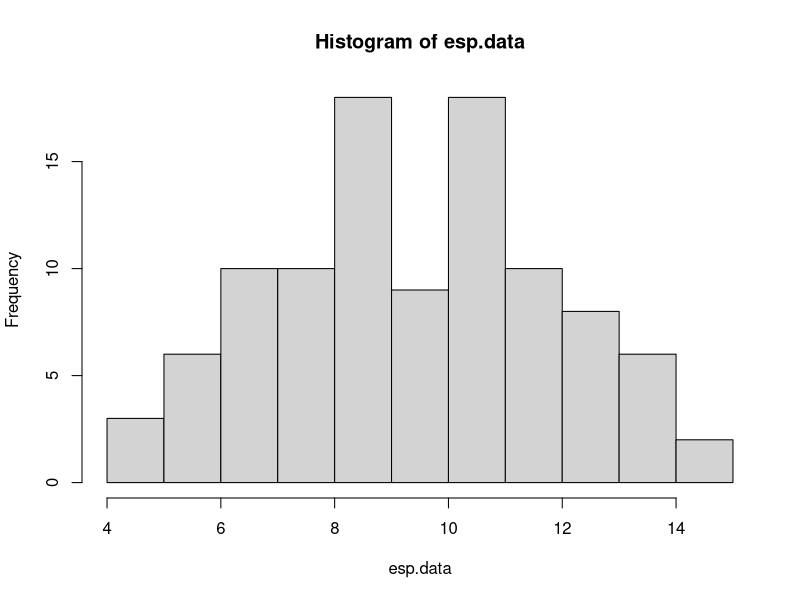
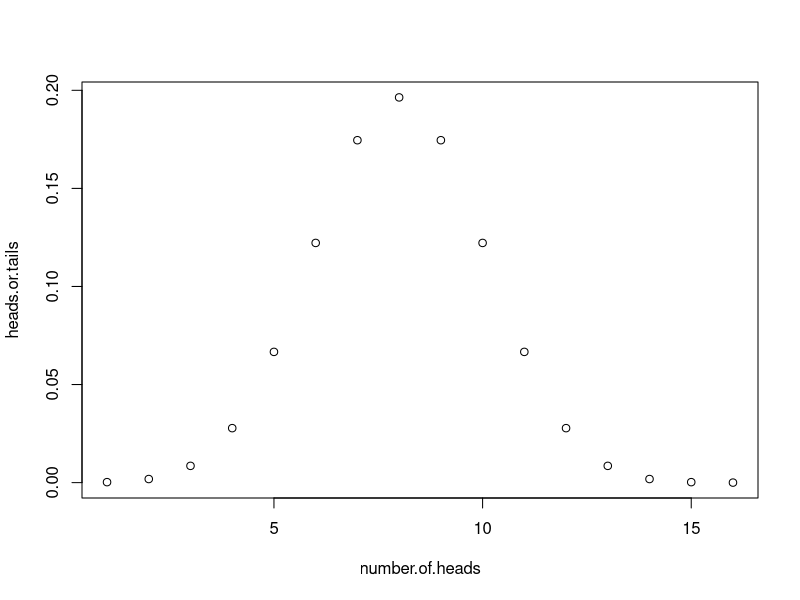
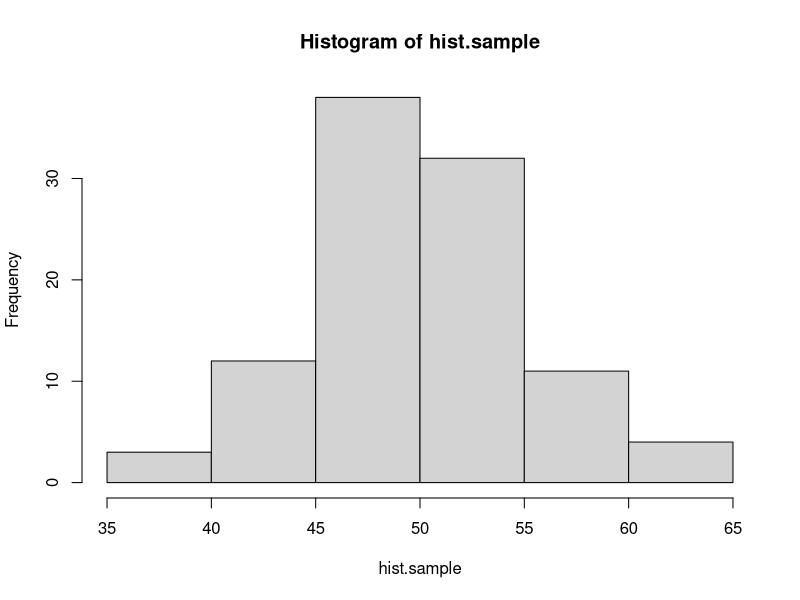
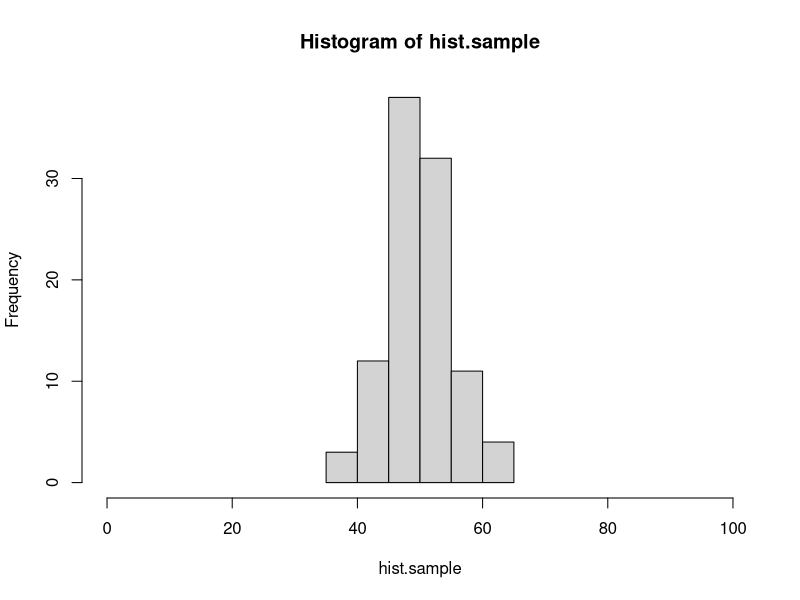
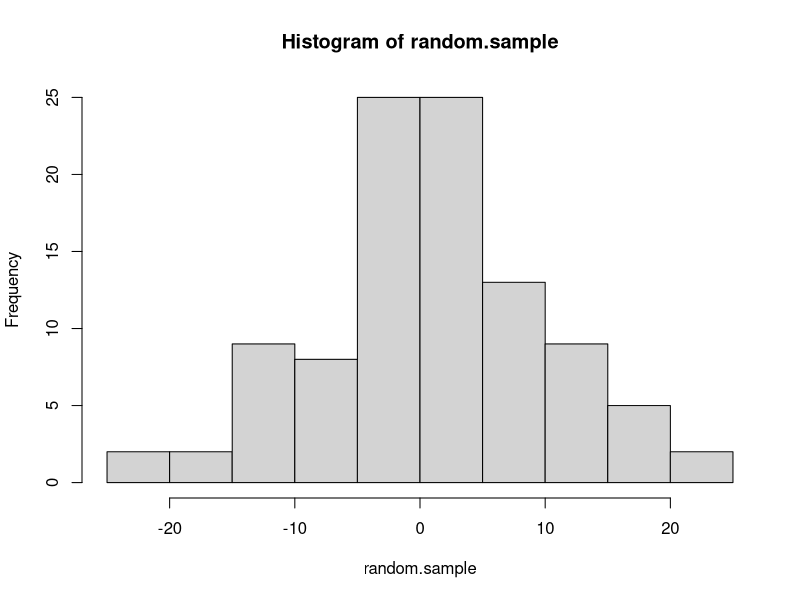
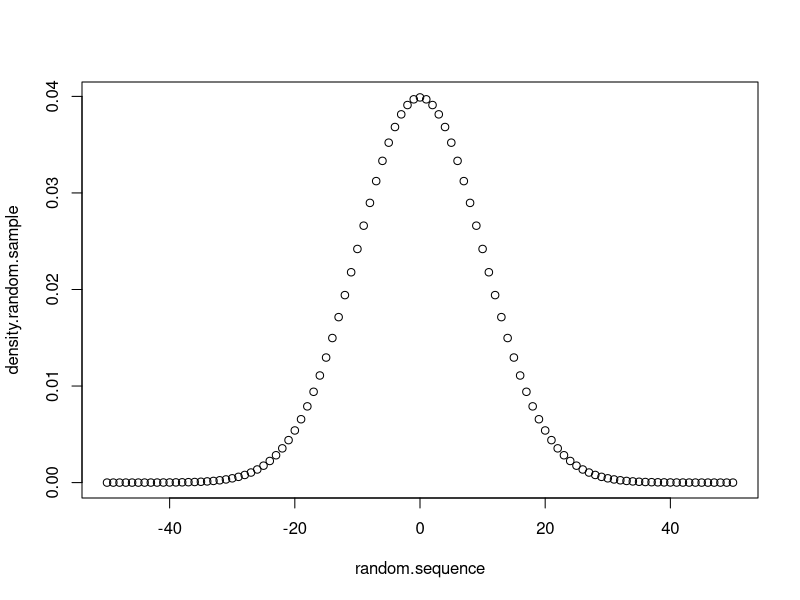
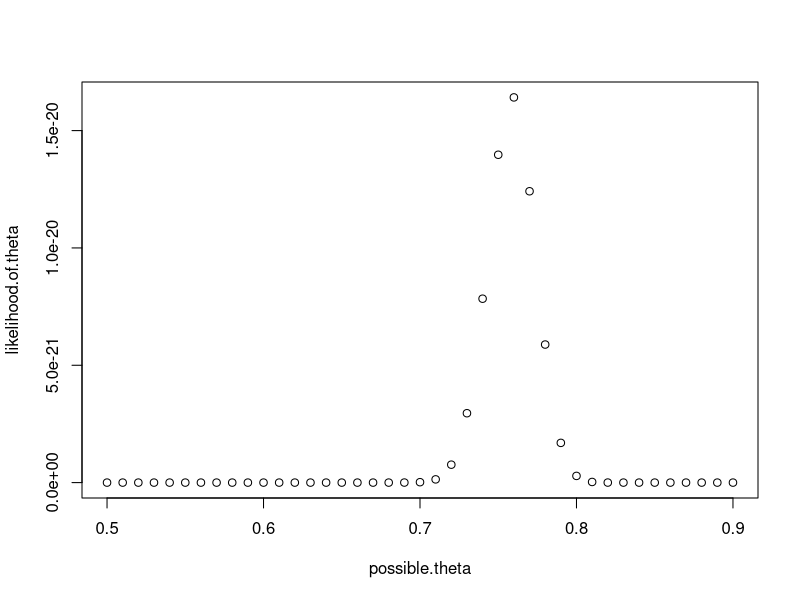

Recreate these plots in R, in order. (Note: this script raises an error after producing the figures.)
#### practice with probability distributions ####

# calculating the likelihood requires understanding how to work
# with probability distributions. let's start with the binomial
# distribution.

# the binomial distribution describes the number of "success" in
# some number of "trials" given some probability of success. it 
# is the "coin flipping" distribution. 

# in R, we can draw a sample from a binomial distribution with rbinom()
# this isn't the first time you've seen rbinom, but here it is again, 
# with the parameters spelled out. you can try changing these to explore
# how the function works.

number.of.samples <- 5
number.of.trials.per.sample <- 60
probability.of.success <- 0.2

rbinom(number.of.samples, number.of.trials.per.sample, probability.of.success)

# below, use rbinom to create sample data for the following scenario.
# an experiment tests whether subjects have ESP. 100 subjects are each given
# the opportunity to predict whether a randomly generated number is odd or even.
# each subject makes 20 guesses.
# of course, ESP doesn't exist, so the probability of a successful guess is 0.50.
# store the result in a vector called esp.data

esp.data <- rbinom(100, 20, 0.5)

# a quick way to visualize a distribution is with the hist() function:
hist(esp.data)

# what if we want to know the probability of someone getting exactly 10 guesses
# correct out of 20, if they are randomly guessing? for that we use the density
# function of the binomial: dbinom()

value.to.check <- 10
number.of.trials <- 20
probability.of.success <- 0.5

dbinom(value.to.check, number.of.trials, probability.of.success)

# use dbinom to find out the probability of someone answering 87 out of 100
# questions correctly, if they have a 0.9 probability of giving a correct answer
# for each individual question.

dbinom(87, 100, 0.9)

# with dbinom, you can use a vector as the first argument, to check the probability
# of multiple values at the same time:

values <- c(3, 4, 5)
dbinom(values, 8, 0.5)

# using this shortcut, *plot* the full distribution (probability mass function)
# for flipping 16 fair coins, counting the total number of heads.
# hint: create one vector for the different possible outcomes
#       then use dbinom to calculate the probability of all of the elements in the vector

number.of.heads <- seq(from=1, to=16, by=1)
heads.or.tails <- dbinom(number.of.heads, 16, 0.5)
plot(number.of.heads, heads.or.tails)

# quick detour #

# here's a quick tip about plot() or hist()
# if you want to change the range on the x-axis, you can use the xlim argument:

hist.sample <- rbinom(100, 100, 0.5)
hist(hist.sample)
hist(hist.sample, xlim=c(0,100)) # compare this plot to the line above.

# the normal distribution ##

# normal (gaussian) distributions are characterized by two parameters: mean and standard deviation
# the mean is the the location of the peak of the distribution, and the sd controls the width.
# the smaller the sd, the more peaked the distribution is in the center.

# like the binomial, there are rnorm() and dnorm() functions.

# generate 100 samples from a normal distribution with mean 0 and standard deviation 10.
# then use hist() to create a histogram of these samples.

random.sample <- rnorm(100, mean=0, sd=10)
hist(random.sample)

# now plot the probability density function of this distribution.
# use the same strategy as you did above with the binomial to find the density of the normal
# distribution with mean 0 and sd 10 for values between -50 and 50. the distribution is continuous
# so, choose a reasonably small step size between values (remember the seq() function).

random.sequence <- seq(from=-50, to=50, by=1)
density.random.sample <- dnorm(random.sequence, mean=0, sd=10)
plot(random.sequence, density.random.sample)


#### practice calculating likelihoods ####

# here's some data from 10 participants in an ESP experiment like the one described
# above. each subject had 20 guesses. the number of correct guesses is reported.

esp.practice.data <- data.frame(subject=1:10, n.correct=c(11,10,6,10,6,12,10,8,9,11))

# calculate the likelihood (regular, not log) for this data for three different values
# of the probability of success parameter: 0.4, 0.5, and 0.6.
# hint: prod() will multiple all elements of a vector together.

check.values <- esp.practice.data$n.correct
prod(dbinom(check.values, 20, 0.4))
prod(dbinom(check.values, 20, 0.5))
prod(dbinom(check.values, 20, 0.6))

# which parameter value of those options is most likely?

# 0.5

# here is a sample of response times for a single subject from a rapid decision making experiment.
rt.sample <- c(391.5845, 411.9970, 358.6373, 505.3099, 616.2892, 481.0751, 422.3132, 511.7213, 205.2692, 522.3433, 370.1850,
               517.4617, 332.3344, 316.8760, 395.5431, 231.7831, 399.8646, 238.9064, 299.7924, 474.7512, 271.6326, 423.4861,
               379.7867, 212.7789, 233.8291, 472.4591, 534.2131, 453.9655, 408.3443, 352.3001)

# calculate the **log** likelihood for this data assuming that it is generated by a normal
# distribution for each of the following parameters. 
# hint: sum() adds the numbers in a vector. log() is the natural log function, or log=T for dnorm().

# 1) mean 350, sd 50
sum(dnorm(rt.sample, mean=350, sd=50, log=T))

# 2) mean 400, sd 50
sum(dnorm(rt.sample, mean=400, sd=50, log=T))

# 3) mean 450, sd 50
sum(dnorm(rt.sample, mean=450, sd=50, log=T))

# 4) mean 350, sd 100
sum(dnorm(rt.sample, mean=350, sd=100, log=T))

# 5) mean 400, sd 100
sum(dnorm(rt.sample, mean=400, sd=100, log=T))

# 6) mean 450, sd 100
sum(dnorm(rt.sample, mean=450, sd=100, log=T))

# which parameter set has the highest likelihood?

# mean=400, sd=100

# here is a set of data for a subject in a categorization experiment, modeled with GCM.
# calculate the log likelihood of the parameters in the model (which i am not showing you).
# the point here is to know what to do when the model gives you a predicted probability
# of a response, and the data is either that response or not that response.
# hint: add a new column indicating the likelihood of each response, using mapply. then convert to log and add.
# if you do this correctly, the answer is -10.84249.

gcm.practice.data <- data.frame(correct.response = c(T, T, T, T, F, T, T, F, T, T, T, F, F, T, T, F, T, T, T, T),
                                gcm.probability.correct = c(0.84, 0.80, 0.84, 0.80, 0.79, 0.86, 0.89, 0.87, 0.69, 0.85, 0.75,
                                                            0.74, 0.82, 0.85, 0.87, 0.69, 0.83, 0.87, 0.80, 0.76))
gcm.practice.data$likelihood <- mapply(function(correct.response, gcm.probability.correct){
  if(correct.response==T) {return(gcm.probability.correct)}
  if(correct.response==F) {return(1 - gcm.probability.correct)}
}, gcm.practice.data$correct.response, gcm.practice.data$gcm.probability.correct)

sum(log(gcm.practice.data$likelihood))


#### maximum likelihood estimation ####

# the same search strategies we used for parameter fitting with rmse can be used with likelihoods,
# including grid search.

# here are the number of correct responses each subject gave in an experiment in which they had to
# decide if two images were the same or different. there were 40 trials for each subject
same.diff.data <- c(32, 29, 31, 34, 26, 29, 31, 34, 29, 31, 30, 29, 31, 34, 33, 27, 32, 29, 29, 27)

# we can model this experiment's data as 40 coin flips for each subject. use grid search to plot the likelihood
# function for values of theta (probability of a correct response) between 0.5 and 0.9, in steps of 0.01.
# start by writing a function that calculates the likelihood (not log) for the entire set of data given a value of theta.

likelihood <- function(values.of.theta){
  prod(dbinom(same.diff.data, 40, values.of.theta))
}

possible.theta <- seq(from=0.5, to=0.9, by=0.01)
likelihood.of.theta <- sapply(possible.theta, likelihood)

# then use sapply to run the function for each possible value of theta in the set. use seq() to generate the
# set of possible values. plot the set of values on the x axis and the corresponding likelihoods on the y axis.

plot(possible.theta, likelihood.of.theta)


# the "true" underlying value i used to generate the data was 0.75. does that match up with the grid search?

## mle with optim()

# in this section, you'll do model recovery for a descriptive model of the linear relationship 
# between two continuous variables.

# let's assume that variable y is a linear function of variable x, such that:
# y = 4 + 0.8x

# create a vector of x values from 0 to 100, and the corresponding vector of y values,
# then plot these with x values on the x axis, and y values on the y axis.

x1 <- 0:100
y1 <- 4 + 0.8*x
plot(x1, y1)

# now let's assume that the relationship between x and y isn't perfect. there's a bit of random
# noise. add a random sample from a normal distribution with mean 0 and sd 10 to each y value.
# hint: there are 101 y values, so you need 101 samples.

x <- 0:100
y <- 4 + 0.8*x + rnorm(101, 0, 10)

# plot the data again, with the new noisy y values.

plot(x, y)

# there are three parameter values that control this plot,
# the intercept of the line: 4
# the slope of the line: 0.8
# the sd of the normal distribution: 10

# say that we observe a point of data, x = 20 and y = 27.
# the linear equation, y <- 4 + 0.8*x, predicts that when x is 20 y should also be 20.
4 + 0.8*20

# our model of this data assumes that the relationship is not perfect.
# we assume that there is noise so that when x is 20, the most likely value of y should be 4 + 0.8*x,
# but other values of y are possible. we describe the probability of different values of y with a normal
# distribution. when x is 20, then the normal distribution of y values is centered on 20, because the line
# says that y is 4 + 0.8x. using the normal distribution is helpful because it gives us a way to quantify
# how likely a value of 19 is compared to a value of 16, when x is 20.

# here's an example
x.observed <- 20
y.predicted <- 4 + 0.8*x.observed

# to find out the probability of y.observed=20, use dnorm()
# the mean of the normal distribution should be y.predicted (the distribution is centered on the line)
# and the sd of the normal is a parameter we will estimate, but for the demo below, is set to 10.
y.observed <- 20
dnorm(y.observed, y.predicted, 10)

# write the code to see how likely it is that y will be 33 when x is 29? (assuming sd = 10)
# the correct answer is 0.03371799...

x.observed <- 29
y.predicted <- 4 + 0.8*x.observed
y.observed <- 33
dnorm(y.observed, y.predicted, 10)

# now generalize your solution to compute the likelihood of each value of y that you generated above.
# in other words, write the code that takes a vector of x and y values, and returns the probability
# of each pair given that the relationship between x and y is y <- 4 + 0.8*x and the normal distribution has an sd of 10.

x.observed <- 0:100
y.predicted <- 4 +0.8*x
y.observed <- 4 +0.8*x + rnorm(101, 0, 10)
dnorm(y.observed, y.predicted, 10)

# now generalize your solution one step further. write a function that takes in a vector of parameters,
# where parameters[1] is the intercept, parameters[2] is the slope, and parameters[3] is the sd of the normal,
# and returns the total **negative log likelihood**. remember, we want the negative log likelihood because
# optim() will find the set of parameters that minimizes a function.

x <- 0:100
y <- 4 + 0.8*x+ rnorm(101, 0, 10)

log.likelihood <- function(parameters) {
  intercept <- parameters[1]
  slope <- parameters[2]
  sd <- parameters[3]
  if (sd < 0) {return(NA)}
  
  
log.likelihood <- mapply(function(x.observed1, y.observed1){
    return(dnorm(y.observed1, intercept + slope*x.observed1, sd, log=T))},
    x, y)
  return(-sum(log.likelihood))
}

# use optim() and Nelder-Mead to search for the best fitting parameters. remember to ensure that sd > 0
# and return NA if it is not.

fit <- optim(c(1, 1, 1), log.likelihood, method = "Nelder-Mead")
plot(x, y)

# finally, plot the best fitting line on your points by using the abline() function, and the parameters that optim() found.

abline(fit$par[1], fit$par[2])